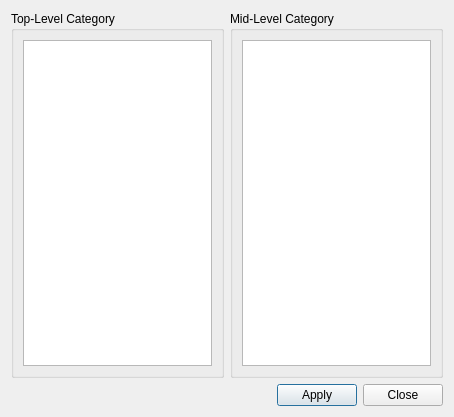
<?xml version="1.0" encoding="UTF-8"?>
<ui version="4.0">
 <class>SettingsDialog</class>
 <widget class="QDialog" name="SettingsDialog">
  <property name="geometry">
   <rect>
    <x>0</x>
    <y>0</y>
    <width>454</width>
    <height>417</height>
   </rect>
  </property>
  <property name="windowTitle">
   <string>Dialog</string>
  </property>
  <layout class="QVBoxLayout" name="verticalLayout_3">
   <item>
    <layout class="QHBoxLayout" name="horizontalLayout_2">
     <item>
      <widget class="QGroupBox" name="groupBox">
       <property name="title">
        <string>Top-Level Category</string>
       </property>
       <layout class="QVBoxLayout" name="verticalLayout">
        <item>
         <widget class="QTextEdit" name="textEditTopLevelCategory"/>
        </item>
       </layout>
      </widget>
     </item>
     <item>
      <widget class="QGroupBox" name="groupBox_2">
       <property name="title">
        <string>Mid-Level Category</string>
       </property>
       <layout class="QVBoxLayout" name="verticalLayout_2">
        <item>
         <widget class="QTextEdit" name="textEditMidLevelCategory"/>
        </item>
       </layout>
      </widget>
     </item>
    </layout>
   </item>
   <item>
    <layout class="QHBoxLayout" name="horizontalLayout">
     <item>
      <spacer name="horizontalSpacer">
       <property name="orientation">
        <enum>Qt::Orientation::Horizontal</enum>
       </property>
       <property name="sizeHint" stdset="0">
        <size>
         <width>40</width>
         <height>20</height>
        </size>
       </property>
      </spacer>
     </item>
     <item>
      <widget class="QPushButton" name="pushButtonApply">
       <property name="text">
        <string>Apply</string>
       </property>
      </widget>
     </item>
     <item>
      <widget class="QPushButton" name="pushButtonClose">
       <property name="text">
        <string>Close</string>
       </property>
      </widget>
     </item>
    </layout>
   </item>
  </layout>
 </widget>
 <resources/>
 <connections>
  <connection>
   <sender>pushButtonClose</sender>
   <signal>clicked()</signal>
   <receiver>SettingsDialog</receiver>
   <slot>close()</slot>
   <hints>
    <hint type="sourcelabel">
     <x>409</x>
     <y>397</y>
    </hint>
    <hint type="destinationlabel">
     <x>226</x>
     <y>208</y>
    </hint>
   </hints>
  </connection>
 </connections>
</ui>
